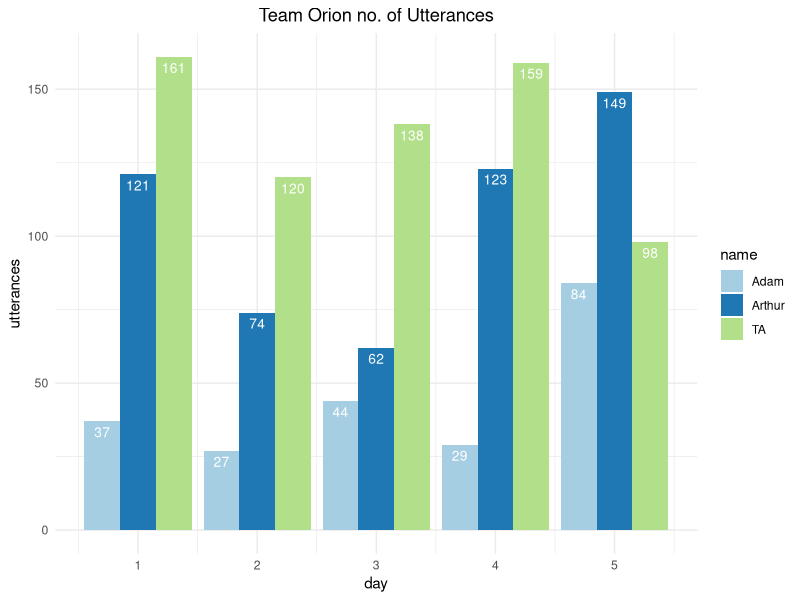
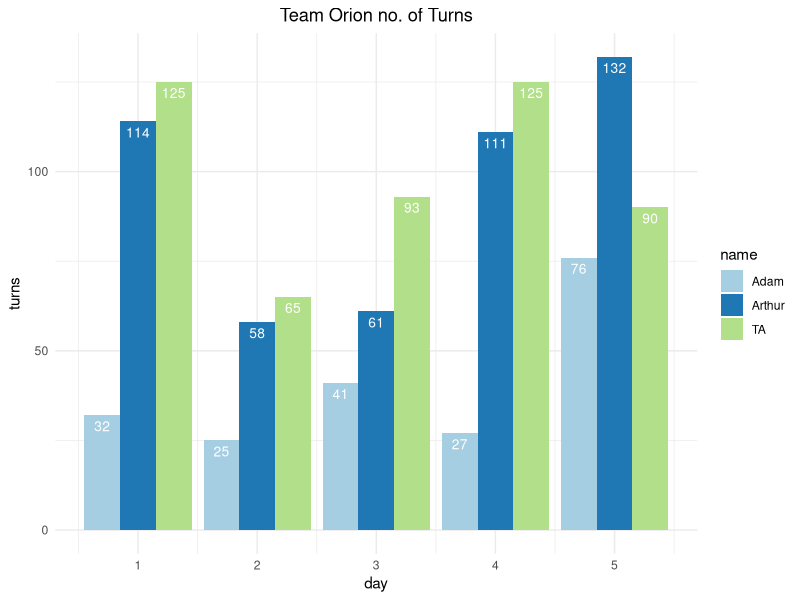
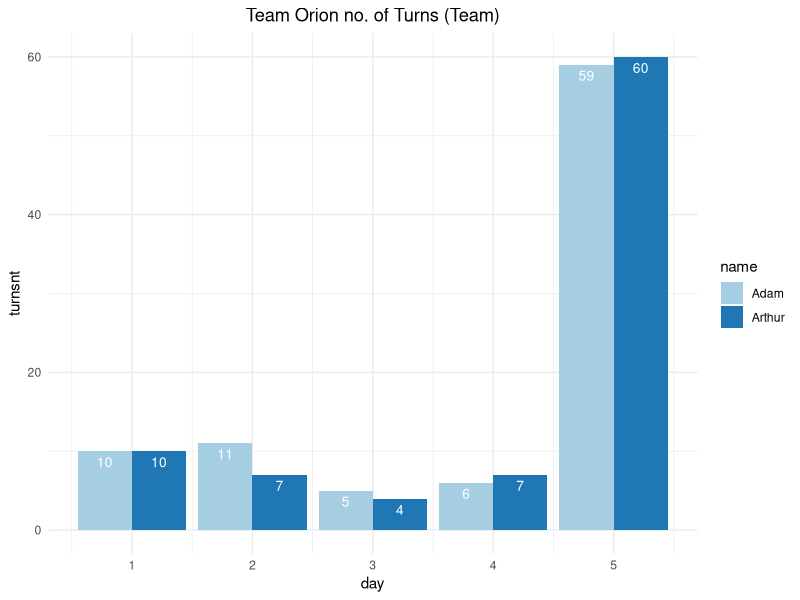
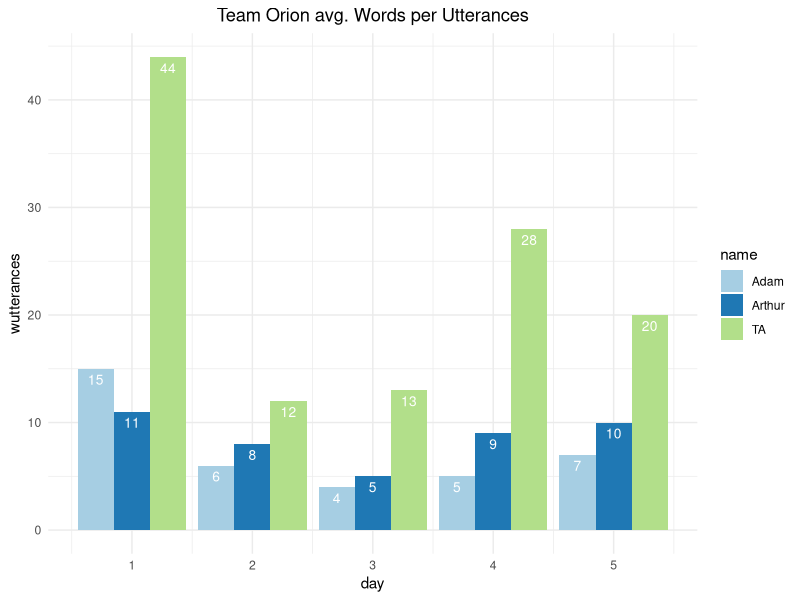
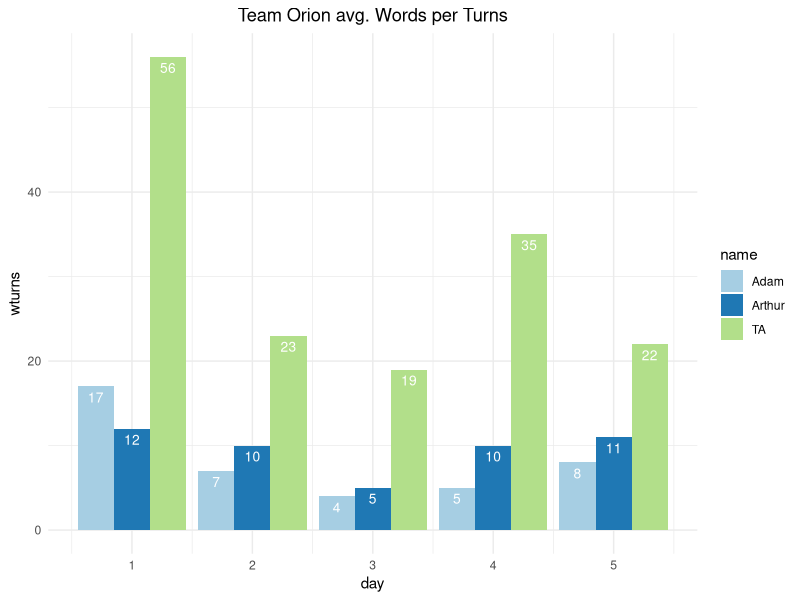
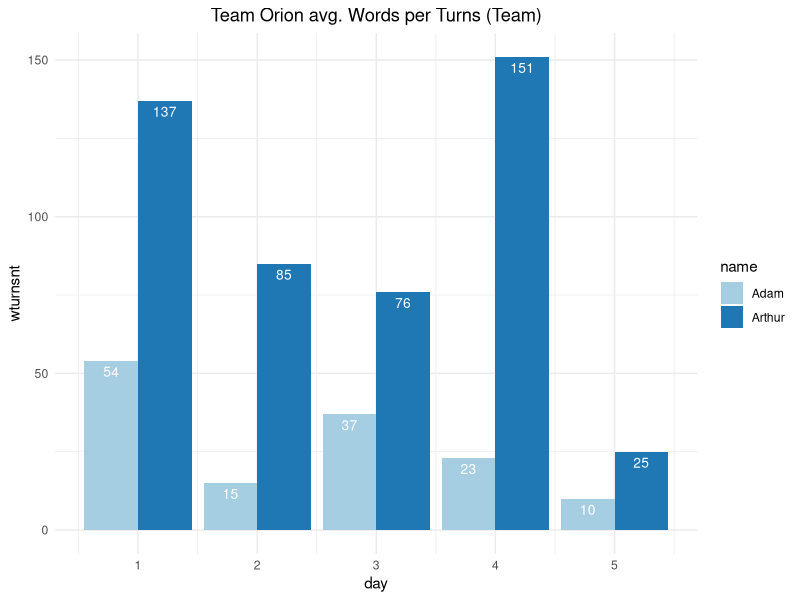
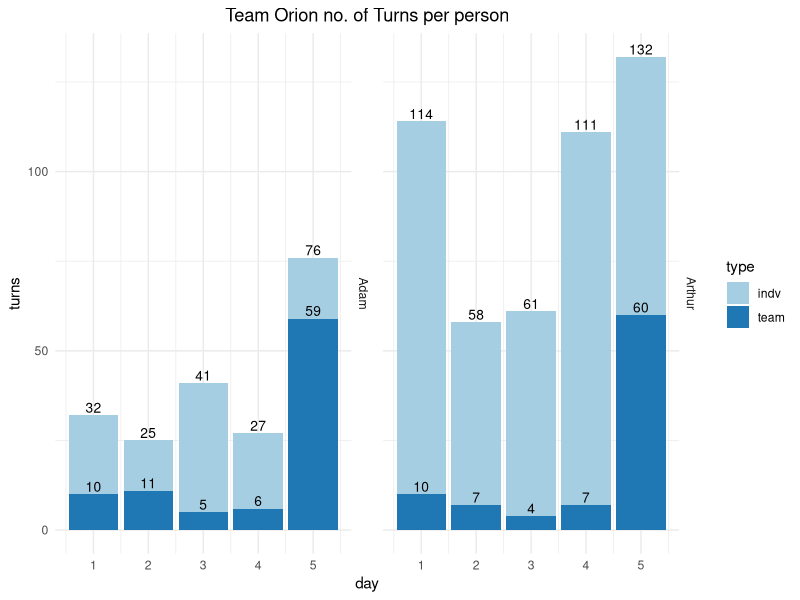

Here is the R script that generated these plots, in order:
library(ggplot2)
library(reshape2)
library(xtable)
library(data.table)

# read in the data
orion.utter <- read.csv("team_orion.csv")

unique(orion.utter[["talking"]])

# Team Orion #
# declare variables
an = as.integer(0)
an_t = as.integer(0)
an_nt = as.integer(0)
an_w = as.integer(0)
ai = as.integer(0)
ai_t = as.integer(0)
ai_nt = as.integer(0)
ai_w = as.integer(0)
t = as.integer(0)
t_t = as.integer(0)
t_w = as.integer(0)

# create data frame
ordata.utter <- data.frame(day=numeric(), name=character(), utterances=numeric(), turns=numeric(), turnsnt=numeric(), wutterances=numeric(), wturns=numeric(), wturnsnt=numeric())

# parse through data and count utterances and turns
for (x in orion.utter$id){
  if (orion.utter[x,"talking"] == "Arthur"){
    an = an + 1
    an_w = an_w + orion.utter[x,"words"]
    if(orion.utter[x+1,"talking"] != "Arthur" || x == length(t(orion.utter[1]))){
      an_t = an_t + 1
      if(orion.utter[x+1,"talking"] != "TA" || x == length(t(orion.utter[1]))){
        an_nt = an_nt + 1
      }
    }
  }
  else if (orion.utter[x,"talking"] == "Adam"){
    ai = ai + 1
    ai_w = ai_w + orion.utter[x,"words"]
    if(orion.utter[x+1,"talking"] != "Adam" || x == length(t(orion.utter[1]))){
      ai_t = ai_t + 1
      if(orion.utter[x+1,"talking"] != "TA" || x == length(t(orion.utter[1]))){
        ai_nt = ai_nt + 1
      }
    }
  }
  else{
    t = t + 1
    t_w = t_w + orion.utter[x,"words"]
    if(orion.utter[x+1,"talking"] != "TA" || x == length(t(orion.utter[1]))){
      t_t = t_t + 1
    }
  }
  # add to data frame by each day
  if(orion.utter[x,"day"] != orion.utter[x+1,"day"] || x == length(t(orion.utter[1]))){
    ordata.utter[nrow(ordata.utter) + 1,] = c(orion.utter[x,"day"], "Arthur", an, an_t, an_nt, round(an_w/an, digits = 0), round(an_w/an_t, digits = 0), round(an_w/an_nt, digits = 0))
    ordata.utter[nrow(ordata.utter) + 1,] = c(orion.utter[x,"day"], "Adam", ai, ai_t, ai_nt, round(ai_w/ai, digits = 0), round(ai_w/ai_t, digits = 0), round(ai_w/ai_nt, digits = 0))
    ordata.utter[nrow(ordata.utter) + 1,] = c(orion.utter[x,"day"], "TA", t, t_t, t_t, round(t_w/t, digits = 0), round(t_w/t_t, digits = 0), round(t_w/t_t, digits = 0))
    an = 0
    an_t = 0
    an_nt = 0
    an_w = 0
    ai = 0
    ai_t = 0
    ai_nt = 0
    ai_w = 0
    t = 0
    t_t = 0
    t_w = 0
  }
}

# making sure data is numeric
ordata.utter$day <- as.numeric(as.character(ordata.utter$day))
ordata.utter$utterances <- as.numeric(as.character(ordata.utter$utterances))
ordata.utter$turns <- as.numeric((as.character(ordata.utter$turns)))
ordata.utter$turnsnt <- as.numeric((as.character(ordata.utter$turnsnt)))
ordata.utter$wutterances <- as.numeric(as.character(ordata.utter$wutterances))
ordata.utter$wturns <- as.numeric((as.character(ordata.utter$wturns)))
ordata.utter$wturnsnt <- as.numeric((as.character(ordata.utter$wturnsnt)))

# plotting utterances
o1 <- ggplot(data=ordata.utter, aes(x=day, y=utterances, fill=name)) +
  geom_bar(stat="identity", position=position_dodge()) +
  geom_text(aes(label=utterances), vjust=1.6, color="white",
            position = position_dodge(0.9), size=3.5)+
  scale_fill_brewer(palette="Paired")+
  labs(title = "Team Orion no. of Utterances")+
  theme_minimal()+
  theme(plot.title = element_text(hjust = 0.5))

o1

# plotting individual turns
o2 <- ggplot(data=ordata.utter, aes(x=day, y=turns, fill=name)) +
  geom_bar(stat="identity", position=position_dodge()) +
  geom_text(aes(label=turns), vjust=1.6, color="white",
            position = position_dodge(0.9), size=3.5)+
  scale_fill_brewer(palette="Paired")+
  labs(title = "Team Orion no. of Turns")+
  theme_minimal()+
  theme(plot.title = element_text(hjust = 0.5))

o2

# plotting team turns
o3 <- ggplot(data=ordata.utter[which(ordata.utter$name!="TA"),], aes(x=day, y=turnsnt, fill=name)) +
  geom_bar(stat="identity", position=position_dodge()) +
  geom_text(aes(label=turnsnt), vjust=1.6, color="white",
            position = position_dodge(0.9), size=3.5)+
  scale_fill_brewer(palette="Paired")+
  labs(title = "Team Orion no. of Turns (Team)")+
  theme_minimal()+
  theme(plot.title = element_text(hjust = 0.5))

o3

# plotting word utterances
o4 <- ggplot(data=ordata.utter, aes(x=day, y=wutterances, fill=name)) +
  geom_bar(stat="identity", position=position_dodge()) +
  geom_text(aes(label=wutterances), vjust=1.6, color="white",
            position = position_dodge(0.9), size=3.5)+
  scale_fill_brewer(palette="Paired")+
  labs(title = "Team Orion avg. Words per Utterances")+
  theme_minimal()+
  theme(plot.title = element_text(hjust = 0.5))

o4

# plotting word individual turns
o5 <- ggplot(data=ordata.utter, aes(x=day, y=wturns, fill=name)) +
  geom_bar(stat="identity", position=position_dodge()) +
  geom_text(aes(label=wturns), vjust=1.6, color="white",
            position = position_dodge(0.9), size=3.5)+
  scale_fill_brewer(palette="Paired")+
  labs(title = "Team Orion avg. Words per Turns")+
  theme_minimal()+
  theme(plot.title = element_text(hjust = 0.5))

o5

# plotting word team turns
o6 <- ggplot(data=ordata.utter[which(ordata.utter$name!="TA"),], aes(x=day, y=wturnsnt, fill=name)) +
  geom_bar(stat="identity", position=position_dodge()) +
  geom_text(aes(label=wturnsnt), vjust=1.6, color="white",
            position = position_dodge(0.9), size=3.5)+
  scale_fill_brewer(palette="Paired")+
  labs(title = "Team Orion avg. Words per Turns (Team)")+
  theme_minimal()+
  theme(plot.title = element_text(hjust = 0.5))

o6

# combined plots
df1 <- data.frame(ordata.utter[, c("day", "name", "turns")], "indv")
colnames(df1) <- c('day','name','turns', 'type')
df2 <- data.frame(ordata.utter[, c("day", "name", "turnsnt")], "team")
colnames(df2) <- c('day','name','turns', 'type')
df3 <- rbind(df1,df2)


# turns
o7 <- ggplot(data=df3[which(df3$name!="TA"),], aes(x=day, y=turns, group=name,fill=type)) +
  geom_bar(stat="identity", position=position_dodge(0.92)) +
  geom_text(aes(label=turns), vjust=-0.25, color="black",
            position = position_dodge(0.9), size=3.5)+
  facet_wrap(~name, strip.position = "right", scales = "free_x") +
  scale_fill_brewer(palette="Paired")+
  labs(title = "Team Orion no. of Turns per person")+
  theme_minimal()+
  theme(plot.title = element_text(hjust = 0.5))

o7